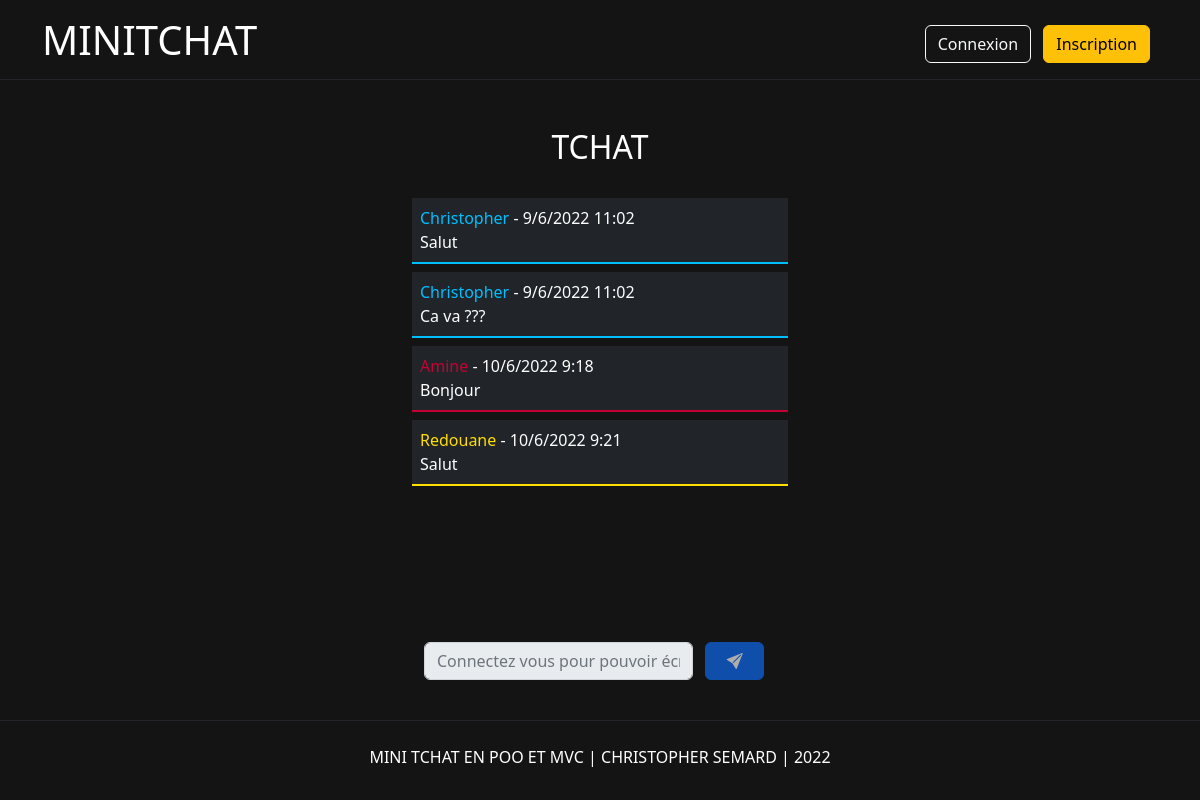
The page / on the database its author committed.
### tables this page shows
CREATE TABLE IF NOT EXISTS `messages` (
  `id` int(11) NOT NULL AUTO_INCREMENT,
  `message` varchar(50) NOT NULL,
  `user_id` int(11) NOT NULL,
  `date` datetime NOT NULL DEFAULT CURRENT_TIMESTAMP,
  PRIMARY KEY (`id`),
  KEY `user_id` (`user_id`),
  CONSTRAINT `user_id` FOREIGN KEY (`user_id`) REFERENCES `users` (`id`) ON DELETE CASCADE ON UPDATE NO ACTION
);

CREATE TABLE IF NOT EXISTS `users` (
  `id` int(11) NOT NULL AUTO_INCREMENT,
  `pseudo` varchar(100) NOT NULL,
  `password` varchar(60) NOT NULL,
  `color` varchar(50) NOT NULL,
  PRIMARY KEY (`id`)
);

### src/controllers/Homepage.php (called while the page is built, shortened)
<?php
require_once('../src/lib/database.php');
require_once('../src/model/Message.php');
class Homepage
{
    public function execute()
    {
        $messageRepository = new MessageRepository();
        $messageRepository->connection = new DatabaseConnection();
        $messages = $messageRepository->getMessages();
        require('../templates/homepage.php');
    }
}

### src/lib/database.php (called while the page is built, shortened)
<?php
class DatabaseConnection
{
    public ?\PDO $database = null;
    public function getConnection(): \PDO
    {
        if ($this->database === null) {
            $this->database = new \PDO('mysql:host=localhost:3308;dbname=mini-tchat;charset=utf8', 'root', '');
        }
        return $this->database;
    }
}

### src/model/Message.php (called while the page is built, shortened)
<?php
require_once('../src/lib/database.php');
class MessageRepository
{
    public DatabaseConnection $connection;
    public function getMessages(): array
    {
        $statement = $this->connection->getConnection()->query(
            'SELECT *, DATE_FORMAT(messages.date, "%e/%c/%Y %k:%i") as date_format FROM messages INNER JOIN users ON users.id = messages.user_id ORDER BY messages.id DESC'
        );
        $messages = [];
        while (($row = $statement->fetch())) {
            $message = new Message();
            $message->pseudo = $row['pseudo'];
            $message->date = $row['date_format'];
            $message->color = $row['color'];
            $message->text = $row['message'];
            $messages[] = $message;
        }
        return $messages;
    }
}

### templates/homepage.php (the view, shortened to what this page needs)
    <h2 class="text-center h-10">TCHAT</h2>
    <div id="messages-list" class="scroll h-80">
            <?php
                if(count($messages) == 0){
                    echo "<p class='text-center'>Aucun message</p>";
                }
                else{
                    $messages = array_reverse($messages);
                    foreach ($messages as $key => $message) {
                        echo '<div class="message bg-dark d-flex p-2 my-2" style="border-bottom : 2px solid ' .$message->color.'">
                                    <p class="my-auto"><span style=" color:' .$message->color. '">' .$message->pseudo. '</span> - ' .$message->date. '<br> ' .$message->text. '</p>
                                </div>';
                    }
                }
            ?>
    </div>
    <?php if (!isset($_SESSION['LOGGED_USER'])): ?>
        <form class="container mt-auto h-10 d-flex align-items-end" method="POST" action="../index.php?action=submitmessage">
                <div class="row  w-100">
                    <div class="form-group col-10">
                        <input type="text" class="form-control" id="inputMessage" name="message" placeholder="Connectez vous pour pouvoir écrire" disabled>
                    </div>
                    <button type="submit" class="btn btn-primary col-2" disabled><i class="bi bi-send-fill"></i></button>
                </div>
            </form>
    <?php endif ?>
<?php $content = ob_get_clean(); ?>
<?php require('layout.php') ?>

### public/index.php (shortened to what this page needs)
<?php
require_once('../src/controllers/Homepage.php');
try {
    if (isset($_GET['action']) && $_GET['action'] !== '') {
        if ($_GET['action'] === 'login') {
            (new Login())->displayFormLogin();
        } elseif ($_GET['action'] === 'submitlogin') {
            $input = null;
            if ($_SERVER['REQUEST_METHOD'] === 'POST') {
                $input = $_POST;
            }
            (new Login())->login($input);
        } elseif ($_GET['action'] === 'signin') {
            (new SignIn())->displayFormSignIn();
        }  elseif ($_GET['action'] === 'submitsignin') {
            $input = null;
            if ($_SERVER['REQUEST_METHOD'] === 'POST') {
                $input = $_POST;
            }
            (new SignIn())->signin($input);
        } elseif ($_GET['action'] === 'logout') {
            (new Logout())->logout();
        } elseif ($_GET['action'] === 'submitmessage') {
            $input = null;
            if ($_SERVER['REQUEST_METHOD'] === 'POST') {
                $input = $_POST;
            }
            (new AddMessage())->execute($input);
        }
    } else {
        (new Homepage())->execute();
    }
} catch (Exception $e) {
    $errorMessage = $e->getMessage();
    echo($errorMessage);
}

### templates/layout.php (shortened to what this page needs)
<!DOCTYPE html>
<html>
    <head>
        <link rel="stylesheet" href="https://cdn.jsdelivr.net/npm/bootstrap-icons@1.8.2/font/bootstrap-icons.css">
        <link href="https://cdn.jsdelivr.net/npm/bootstrap@5.2.0-beta1/dist/css/bootstrap.min.css" rel="stylesheet">
        <link rel="stylesheet" href="../style.css">
    </head>
    <body>
        <?php include_once('header.php');?>
        <main class="container py-5 col-lg-4 vh-80">
        <?= $content ?>
        </main>
        <?php include_once('footer.php');?>
    </body>
</html>

### templates/header.php (shortened to what this page needs)
<header class="p-3 text-white border-bottom border-dark vh-10">
    <div class="container">
        <div class="d-flex flex-wrap align-items-center justify-content-center justify-content-lg-between">
            <a href="../index.php" class="mb-2 mb-lg-0 text-white text-decoration-none">
                <h1>MINITCHAT</h1>
            </a>
            <?php  if(!isset($_SESSION['LOGGED_USER'])) :?>
                <div class="text-end">
                    <a href="../index.php?action=login" class="btn btn-outline-light me-2">Connexion</a>
                    <a href="../index.php?action=signin" class="btn btn-warning me-2">Inscription</a>
                </div>
            <?php endif ?>
        </div>
    </div>
</header>

### templates/footer.php (shortened to what this page needs)
<footer class="container-fluid mt-auto text-center py-4 border-top border-dark vh-10">
    <p>MINI TCHAT EN POO ET MVC | CHRISTOPHER SEMARD | 2022</p>
</footer>

### public/style.css (style rules this page uses)
* { margin: 0; padding: 0; }
body { background-color: #141414 ; color: white; }
.vh-10 { height: 10vh; }
.vh-80 { height: 80vh; }
.h-10 { height: 10%; }
.h-80 { height: 80%; }
.scroll { overflow-y: scroll !important; }

### rows shown on the page
messages: user.pseudo "Christopher", date "9/6/2022 11:02", message "Salut"
messages: user.pseudo "Christopher", date "9/6/2022 11:02", message "Ca va ???"
messages: user.pseudo "Amine", date "10/6/2022 9:18", message "Bonjour"
messages: user.pseudo "Redouane", date "10/6/2022 9:21", message "Salut"
